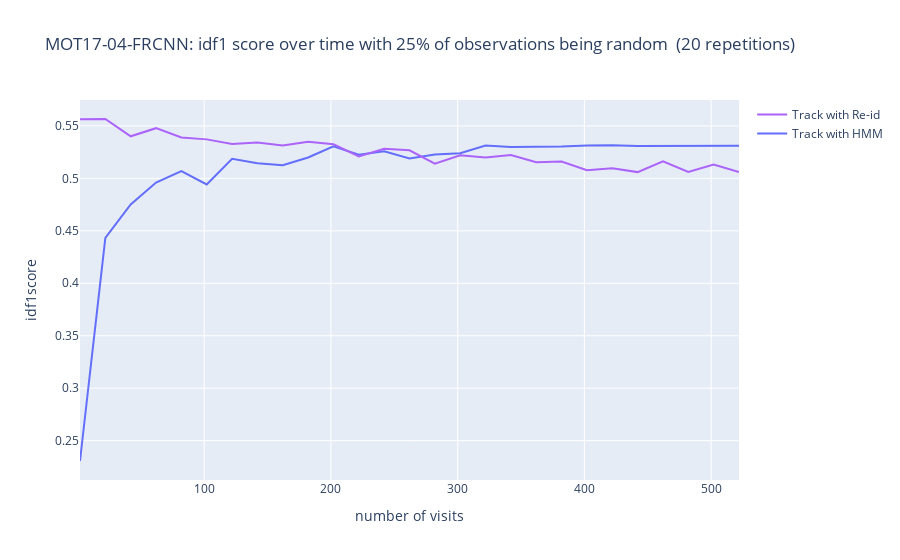

Notebook source saved alongside this figure:
### Code cell
for dataset_name in folders:
    dataset_name=  "MOT17-04-FRCNN"
    base_path= home_folder+"YOLOX_outputs/yolox_x_ablation/track_results/"+dataset_name+"/fairmot/"+dataset_name.split("-")[0]+"-"+dataset_name.split("-")[1]+"-SDP"

    hmm_based= base_path+'accuracy_over_nbr_of_visits_with_track_helping.csv'
    re_id=base_path+'accuracy_Re_id_over_nbr_of_visits_with_track_helping.csv'
    tracker =base_path+'accuracy_Re_id_over_nbr_of_visits_with_track_helping.csv'

    draw_graph(hmm_based,re_id, dataset_name=dataset_name)
    break

### Figure 1 — Plotly figure (JSON) as saved in the notebook; plotly's stock layout.template omitted (floating-point values rounded to 4 significant figures)
{"data": [{"mode": "lines", "name": "Track with HMM", "type": "scatter", "x": [2, 22, 42, 62, 82, 102, 122, 142, 162, 182, 202, 222, 242, 262, 282, 302, 322, 342, 362, 382, 402, 422, 442, 462, 482, 502, 522], "y": [0.2306, 0.4432, 0.4752, 0.4961, 0.5069, 0.4942, 0.5186, 0.5144, 0.5125, 0.5199, 0.5306, 0.5226, 0.5259, 0.5189, 0.5227, 0.524, 0.5314, 0.53, 0.5302, 0.5304, 0.5314, 0.5316, 0.5309, 0.5311, 0.5309, 0.531, 0.531]}, {"line": {"width": 0}, "marker": {"color": "#444"}, "mode": "lines", "name": "Upper Bound", "showlegend": false, "type": "scatter", "x": [2, 22, 42, 62, 82, 102, 122, 142, 162, 182, 202, 222, 242, 262, 282, 302, 322, 342, 362, 382, 402, 422, 442, 462, 482, 502, 522], "y": [null, null, null, null, null, null, null, null, null, null, null, null, null, null, null, null, null, null, null, null, null, null, null, null, null, null, null]}, {"fill": "tonexty", "fillcolor": "rgba(68, 68, 68, 0.3)", "line": {"width": 0}, "marker": {"color": "#444"}, "mode": "lines", "name": "Lower Bound", "showlegend": false, "type": "scatter", "x": [2, 22, 42, 62, 82, 102, 122, 142, 162, 182, 202, 222, 242, 262, 282, 302, 322, 342, 362, 382, 402, 422, 442, 462, 482, 502, 522], "y": [null, null, null, null, null, null, null, null, null, null, null, null, null, null, null, null, null, null, null, null, null, null, null, null, null, null, null]}, {"mode": "lines", "name": "Track with Re-id", "type": "scatter", "x": [2, 22, 42, 62, 82, 102, 122, 142, 162, 182, 202, 222, 242, 262, 282, 302, 322, 342, 362, 382, 402, 422, 442, 462, 482, 502, 522], "y": [0.5564, 0.5566, 0.5401, 0.5479, 0.539, 0.5372, 0.5328, 0.5341, 0.5314, 0.5349, 0.5326, 0.5209, 0.5282, 0.5267, 0.5141, 0.5221, 0.5199, 0.5222, 0.5155, 0.516, 0.5078, 0.5096, 0.506, 0.5162, 0.5061, 0.5131, 0.5061]}, {"line": {"width": 0}, "marker": {"color": "#444"}, "mode": "lines", "name": "Upper Bound", "showlegend": false, "type": "scatter", "x": [2, 22, 42, 62, 82, 102, 122, 142, 162, 182, 202, 222, 242, 262, 282, 302, 322, 342, 362, 382, 402, 422, 442, 462, 482, 502, 522], "y": [null, null, null, null, null, null, null, null, null, null, null, null, null, null, null, null, null, null, null, null, null, null, null, null, null, null, null]}, {"fill": "tonexty", "fillcolor": "rgba(68, 68, 68, 0.3)", "line": {"width": 0}, "marker": {"color": "#444"}, "mode": "lines", "name": "Lower Bound", "showlegend": false, "type": "scatter", "x": [2, 22, 42, 62, 82, 102, 122, 142, 162, 182, 202, 222, 242, 262, 282, 302, 322, 342, 362, 382, 402, 422, 442, 462, 482, 502, 522], "y": [null, null, null, null, null, null, null, null, null, null, null, null, null, null, null, null, null, null, null, null, null, null, null, null, null, null, null]}], "layout": {"hovermode": "x", "title": {"text": "MOT17-04-FRCNN: idf1 score over time with 25% of observations being random  (20 repetitions)"}, "xaxis": {"title": {"text": "number of visits"}}, "yaxis": {"title": {"text": "idf1score"}}}}
